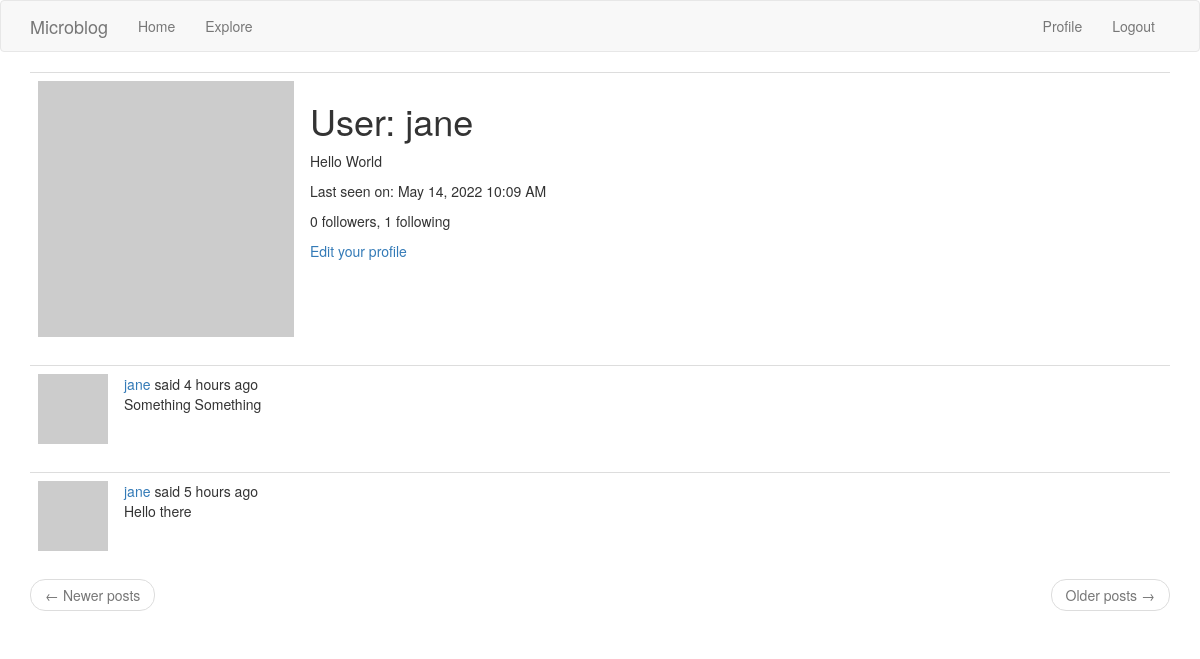
Page /user/jane (signed in) on the earlier database version.
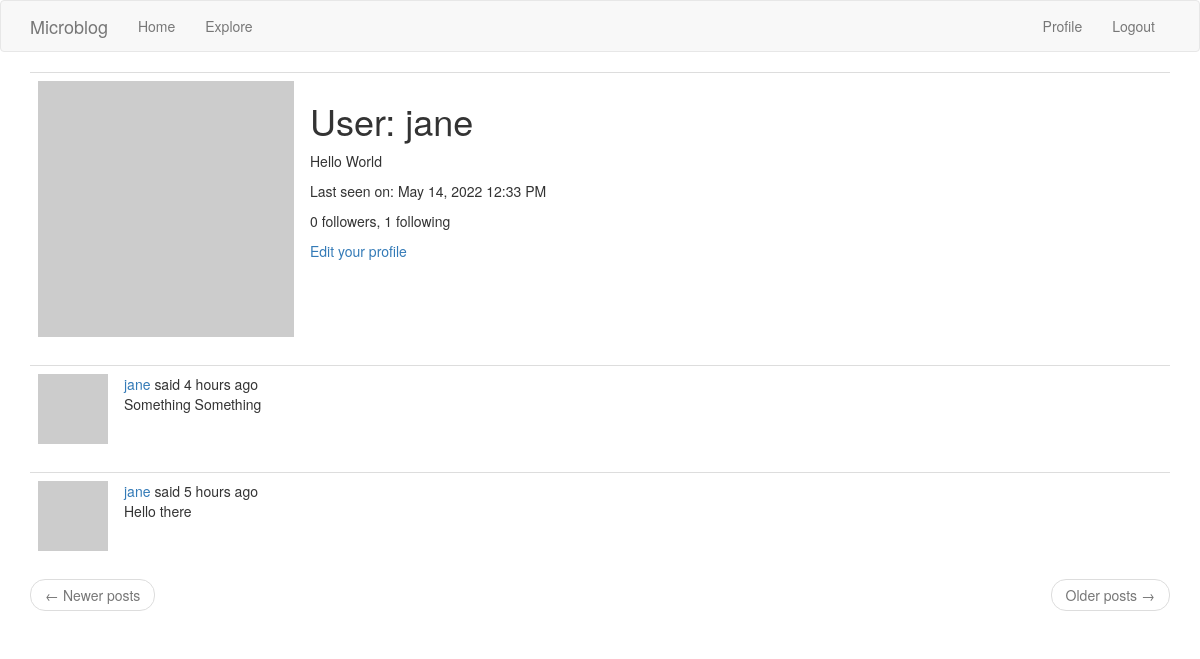
Same page on the later database version.
### app/models.py (models this page shows, shortened)
class User(UserMixin, db.Model):
    id = db.Column(db.Integer, primary_key=True)
    username = db.Column(db.String(64), index=True, unique=True)
    email = db.Column(db.String(120), index=True, unique=True)
    password_hash = db.Column(db.String(128))
    posts = db.relationship('Post', backref='author', lazy='dynamic')
    about_me = db.Column(db.String(140))
    last_seen = db.Column(db.DateTime, default=datetime.utcnow)
    followed = db.relationship(
        'User', secondary=followers,
        primaryjoin=(followers.c.follower_id == id),
        secondaryjoin=(followers.c.followed_id == id),
        backref=db.backref('followers', lazy='dynamic'), lazy='dynamic')
    def avatar(self, size):
        digest = md5(self.email.lower().encode('utf-8')).hexdigest()
        return 'https://www.gravatar.com/avatar/{}?d=identicon&s={}'.format(
            digest, size)

### app/routes.py (the view)
@app.route('/user/<username>')
@login_required
def user(username):
    user = User.query.filter_by(username=username).first_or_404()
    page = request.args.get('page', 1, type=int)
    posts = user.posts.order_by(Post.timestamp.desc()).paginate(
        page, app.config['POSTS_PER_PAGE'], False)
    next_url = url_for('user', username=user.username, page=posts.next_num) \
        if posts.has_next else None
    prev_url = url_for('user', username=user.username, page=posts.prev_num) \
        if posts.has_prev else None
    form = EmptyForm()
    return render_template('user.html', user=user, posts=posts.items,
                           next_url=next_url, prev_url=prev_url, form=form)

### app/models.py (called while the page is built)
@login.user_loader
def load_user(id):
    return User.query.get(int(id))

### app/routes.py (called while the page is built)
@app.before_request
def before_request():
    if current_user.is_authenticated:
        current_user.last_seen = datetime.utcnow()
        db.session.commit()
    g.locale = str(get_locale())

### app/templates/user.html (shortened to what this page needs)
{% extends "base.html" %}
{% block app_content %}
    <table class="table table-hover">
        <tr>
            <td width="256px">
                <img src="{{ user.avatar(256) }}"
                     alt="{{ user.username }}'s avatar"
                     height="256"
                     width="256"/>
            </td>
            <td>
                <h1>{{ _('User') }}: {{ user.username }}</h1>
                {% if user.about_me %}
                    <p>
                        {{ user.about_me }}
                    </p>
                {% endif %}
                {% if user.last_seen %}
                    <p>
                        {{ _('Last seen on') }}: {{ moment(user.last_seen).format('LLL') }}
                    </p>
                {% endif %}
                <p>
                    {{ _('%(count)d followers', count=user.followers.count()) }}, {{ _('%(count)d following', count=user.followed.count()) }}
                </p>
                {% if user == current_user %}
                    <p>
                        <a href="{{ url_for('edit_profile') }}">{{ _('Edit your profile') }}</a>
                    </p>
                {% endif %}
            </td>
        </tr>
    </table>
    {% for post in posts %}
        {% include '_post.html' %}
    {% endfor %}
    {% include "_page_nav.html" %}
{% endblock app_content %}

Differences in the rows shown:
changed User "jane": last_seen "May 14, 2022 10:09 AM" → "May 14, 2022 12:33 PM"
